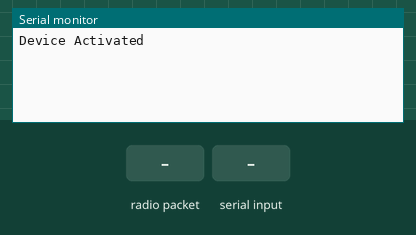
The sketch below on a simulated Arduino Uno, built with avr-gcc and run on an emulated ATmega328P. On the bench: the last lines printed to the serial monitor. The inputs (shaded band) are chosen by the test bench. No radio packets arrive unless stated.

Above: at 1.2 s.
1.3 s: radio packet "1" arrives
At 3.5 s:
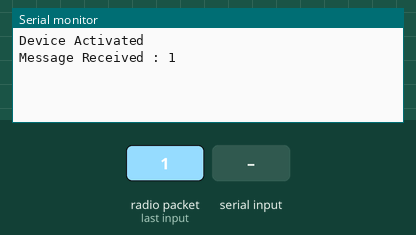
3.8 s: "1\n" received over Serial
At 4.7 s:
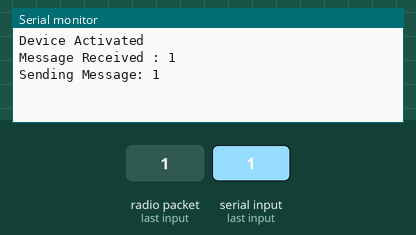

Measured:
- after the input at 1.3 s, the serial monitor: prints a new line at once (image 1)
- after the input at 3.8 s, the serial monitor: prints a new line at once (image 2)

The sketch:

Reciever3.ino
```cpp
#include <LoRa.h>
#define SS 15
#define RST 16
#define DIO0 4

String data = "";
bool stringComplete = false;      // Whether the string is complete

void setup()
{
  Serial.begin(9600);
  while (!Serial);
  Serial.println("Device Activated");
  LoRa.setPins(SS, RST, DIO0);
  if (!LoRa.begin(433E6)) {
    Serial.println("LoRa Error");
    delay(100);
    while (1);
  }
  data.reserve(200);        // Max Number of character Sended through a Single mssage
}

/* Created By Eccircuit
 * Made By Ankit jat
 * Date 06/08/2021
 * Code For Lora Ra-02 bidirectional Communication With Esp8266
 * Website -> https://www.eccircuit.com
 * E-mail -> Eccicuit@gmail.com
 */

void loop()
{
  serialEvent();
  stringComplete = false;
  int packetSize = LoRa.parsePacket();
  if (packetSize) {
    while (LoRa.available()) {
      Serial.print("Message Received : ");
      Serial.println(LoRa.readString());
    }
  }
}


void serialEvent() {
  while (Serial.available()) {
    char inChar = (char)Serial.read();
    data += inChar;
    if (inChar == '\n') {
      stringComplete = true;
      Serial.print("Sending Message: ");
      Serial.println(data);
      LoRa.beginPacket();
      LoRa.print(data);
      LoRa.endPacket();
      data="";
      delay(2000);
    }
  }
}
```
